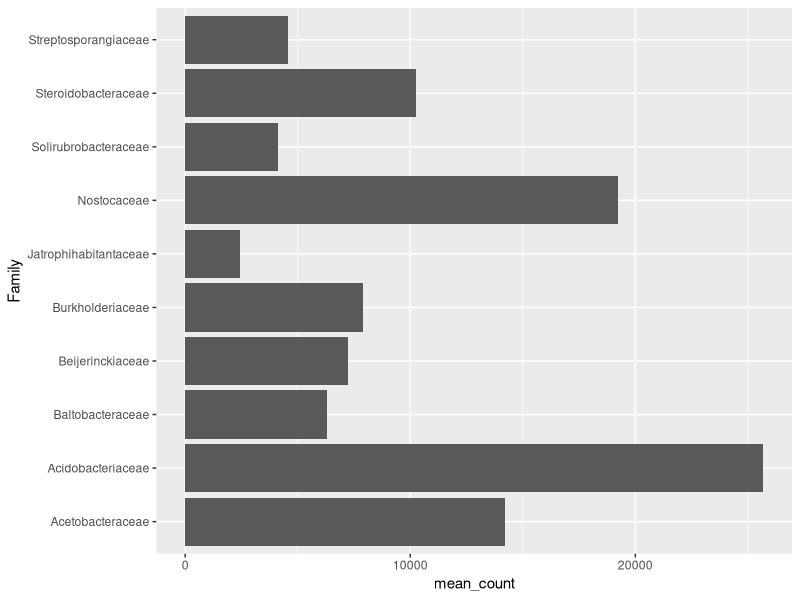
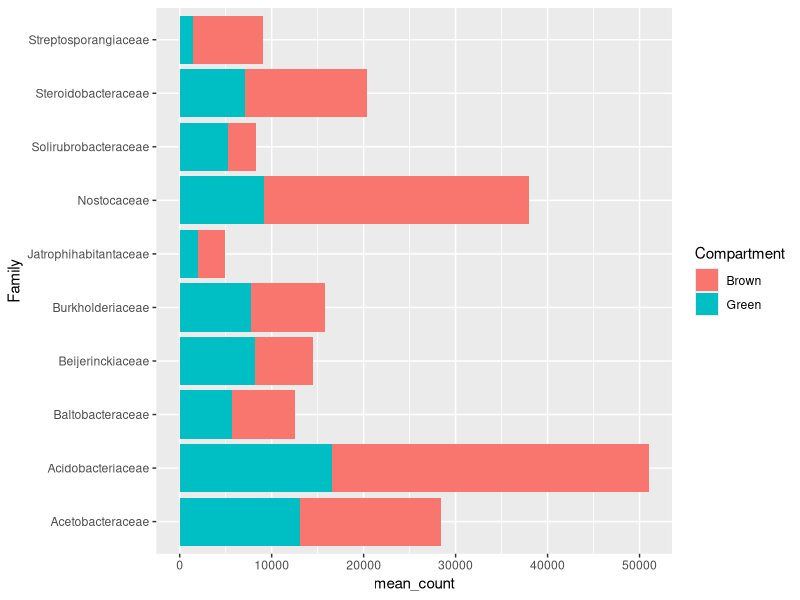
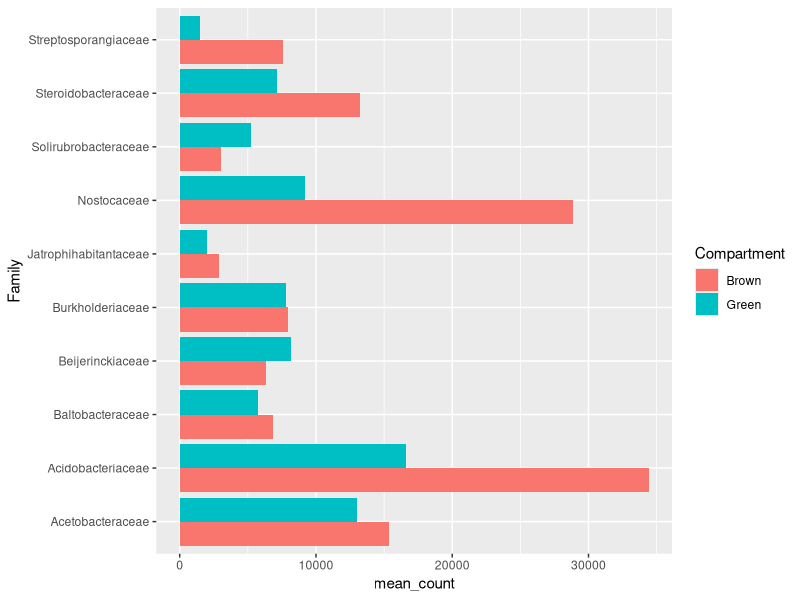
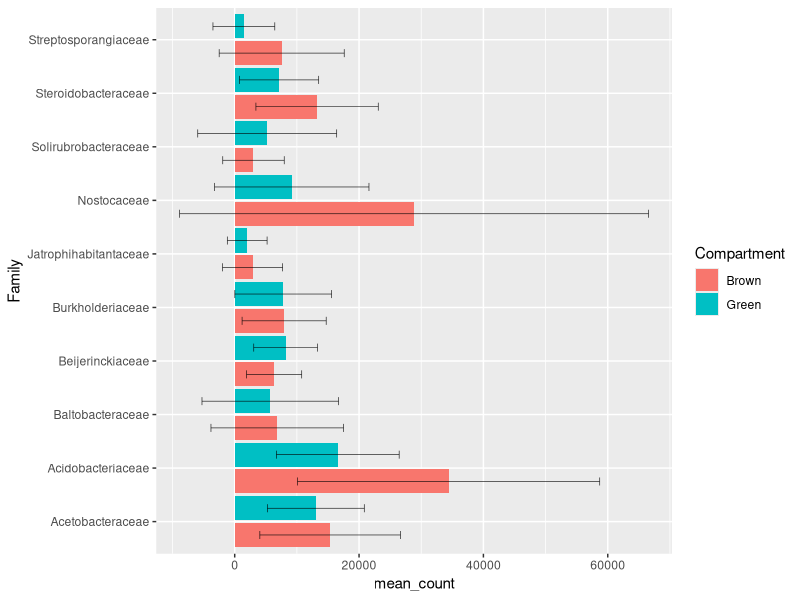
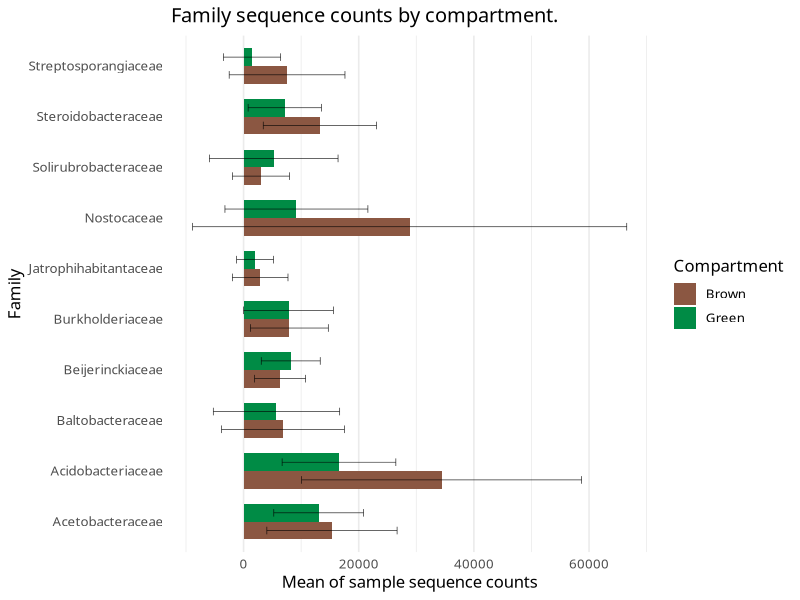
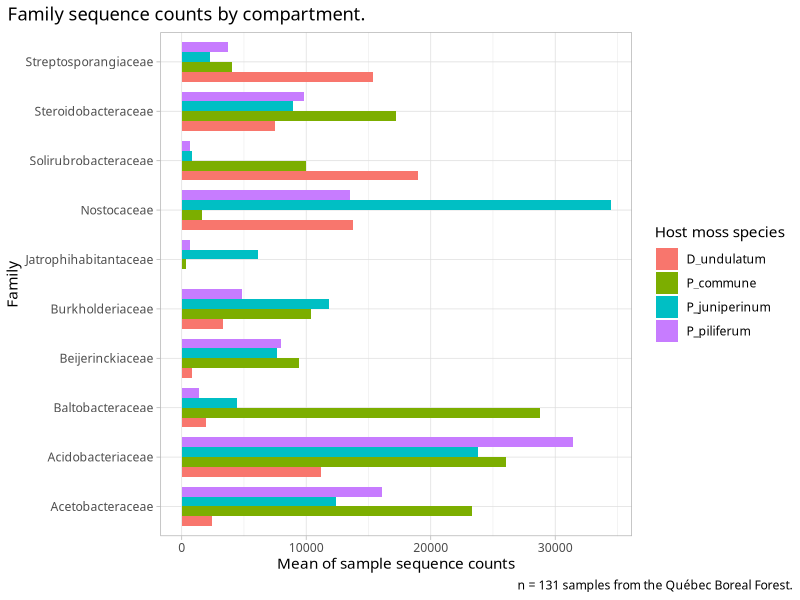
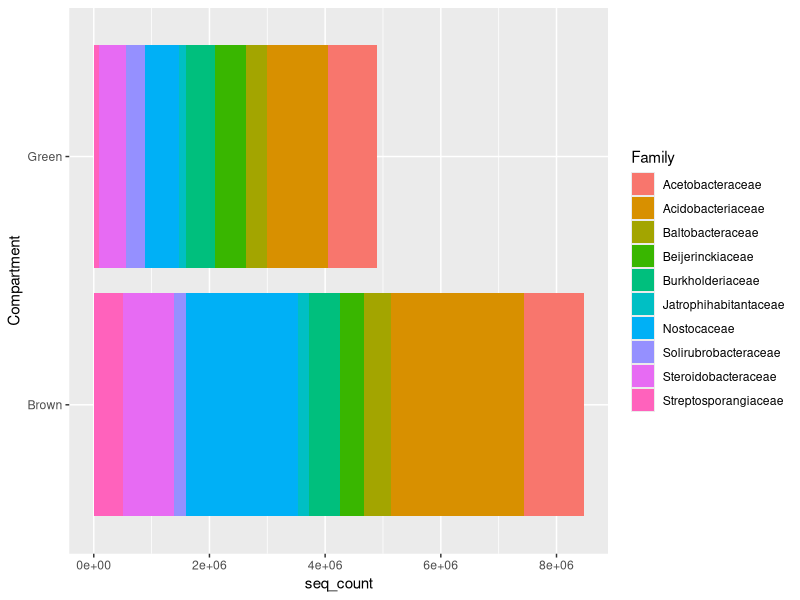
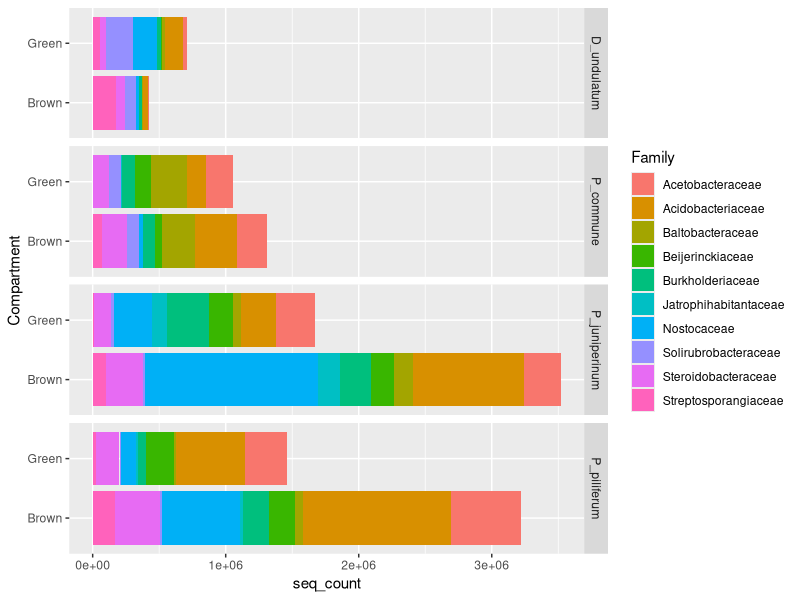

Here is the R script that generated these plots, in order:
## ---- chunk 1
library(tidyverse) # Load required library
## ---- chunk 2
# Import the data file
seq_count <- read.delim("../../Data/sequence_counts.tsv") # by default, read.delim assumes the file has a header, and that it is separated by tabulations ("\t")

head(seq_count) # Look at the data
## ---- chunk 3
seq_count %>% 
  select(Sample, Host, Compartment) %>% # ignore the seq_count and Family columns
  unique %>% # Keep one line per unique combinations of these variables
  dplyr::summarise(n_samples = n(), # count the number of samples for each
                   .by = c('Host', 'Compartment'))
## ---- chunk 4
str(seq_count)
## ---- chunk 5
seq_count <- seq_count %>% 
  mutate(across(where(is.character), as.factor))

str(seq_count) # Making sure the factors are as expected
## ---- chunk 6
# Dataframe
family.df <- seq_count %>% 
  group_by(Family) %>% 
  summarise(mean_count = mean(seq_count))

# Plot 
ggplot(family.df, 
       aes(x = mean_count, y = Family)
       ) + 
  geom_col() 
## ---- chunk 7
# Dataframe
familyComp.df <- seq_count %>% 
  group_by(Family, Compartment) %>% 
  summarise(mean_count = mean(seq_count),     
            sd_count = sd(seq_count),        # calculate SD
            .groups = 'drop')                # drops the grouping structure

# Plot
ggplot(familyComp.df, 
       aes(x = mean_count, y = Family, 
           fill = Compartment)) + # fill by compartment 
  geom_col() 
## ---- chunk 8
ggplot(familyComp.df, aes(x = mean_count, y = Family, fill = Compartment)) + 
  geom_col(position = "dodge") # Dodge the columns, so we can read the counts
## ---- chunk 9
ggplot(familyComp.df, aes(x = mean_count, y = Family, fill = Compartment)) + 
  geom_col(position = position_dodge(width = 1)) + # slight modification
  geom_errorbar(aes(xmin = mean_count - sd_count, 
                    xmax = mean_count + sd_count),
                width = 0.3, # size of the "caps"
                linewidth = 0.2, # thickness
                position = position_dodge(width = 1)) # same as in geom_col
## ---- chunk 10
comp_colours <- c("lightsalmon4", "springgreen4")

myplot <- # save this plot as an object
  ggplot(familyComp.df, aes(x = mean_count, y = Family, fill = Compartment)) + 
  geom_col(position = position_dodge(width = 0.7), # cluster columns by family
           width = 0.7) + # readjust the columns so they don't overlap
  geom_errorbar(aes(xmin = mean_count - sd_count, xmax = mean_count + sd_count),
                width = 0.3, linewidth = 0.2, position = position_dodge(width = 0.7)) +
  scale_fill_manual(values = comp_colours) + # follows factor levels
  labs(title = "Family sequence counts by compartment.", # Title
       x = "Mean of sample sequence counts") + # meaningful label
  theme_minimal(base_family = "Baskerville", # new font, and this theme removes gray background
                base_size = 12) + # font size
  theme(panel.grid.major.y = element_blank()) # remove horizontal grid
myplot
## ---- chunk 11
ggsave(filename = "./barplot.jpg", plot = myplot, 
       width = 1600, height = 900, units = 'px', dpi = 150)
## ---- chunk 12
seq_count %>% 
  group_by(Family, Host) %>% 
  summarise(mean_count = mean(seq_count),     
            sd_count = sd(seq_count),        # calculate SD
            .groups = 'drop') %>% 

ggplot(aes(x = mean_count, y = Family, fill = Host)) + 
  geom_col(position = position_dodge(width = 0.8), # cluster columns by family
           width = 0.8) + # readjust the columns so they don't overlap
  labs(title = "Family sequence counts by compartment.", # Title
       x = "Mean of sample sequence counts",
       caption = "n = 131 samples from the Québec Boreal Forest.",
       fill = "Host moss species") + # meaningful label
  theme_light(base_family = "Baskerville") +
  theme(plot.caption.position = "plot", # sends it all the way to the right.
        plot.title.position = "plot") # Sends it all the way to the left
## ---- chunk 13
ggplot(seq_count, aes(y = Compartment, x = seq_count)) + 
  geom_col(aes(fill = Family))
      # Notice: we don't use the "dodge" option, so the counts stack.
## ---- chunk 14
ggplot(seq_count, aes(y = Compartment, x = seq_count)) + 
  geom_col(aes(fill = Family)) +
    # This is where the magic happens:
  facet_grid(rows = vars(Host), # Adds facets
             scales="free") # allows different x-axis scales for each facet
## ---- chunk 15
ggplot(seq_count, aes(y = Compartment, x = seq_count)) + 
  geom_col(aes(fill = Family), 
           position = 'fill') + # normalises total values to 1
  facet_grid(rows = vars(Host)) +
  xlab("Proportion of sequence counts") # not absolute values

ggplot(seq_count, aes(y = Compartment)) + 
  geom_bar()
